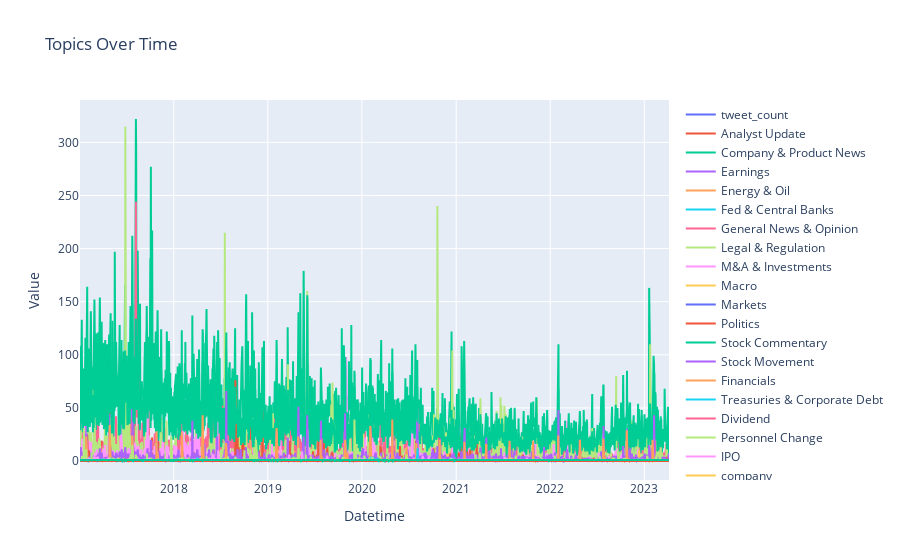

This figure's notebook cell:
### Code cell
columns_to_plot = list(eikon_subset_final.columns)

# Create the figure
fig = go.Figure()

# Iterate over the columns and add traces to the figure
for column in columns_to_plot:
    fig.add_trace(go.Scatter(x=eikon_subset_final.index, y=eikon_subset_final[column], name=column))

# Update the layout
fig.update_layout(title='Topics Over Time', xaxis_title='Datetime', yaxis_title='Value')

# Display the plot
fig.show()

### Figure 1 — Plotly figure (JSON) as saved in the notebook; plotly's stock layout.template omitted (floating-point values rounded to 4 significant figures; data arrays with more than 128 entries replaced by an {"elided": "..."} marker saying what was removed)
{"data": [{"name": "tweet_count", "type": "scatter", "x": {"elided": "1635 str values"}, "y": {"elided": "1635 int values"}}, {"name": "Analyst Update", "type": "scatter", "x": {"elided": "1635 str values"}, "y": {"elided": "1635 int values"}}, {"name": "Company & Product News", "type": "scatter", "x": {"elided": "1635 str values"}, "y": {"elided": "1635 int values"}}, {"name": "Earnings", "type": "scatter", "x": {"elided": "1635 str values"}, "y": {"elided": "1635 int values"}}, {"name": "Energy & Oil", "type": "scatter", "x": {"elided": "1635 str values"}, "y": {"elided": "1635 int values"}}, {"name": "Fed & Central Banks", "type": "scatter", "x": {"elided": "1635 str values"}, "y": {"elided": "1635 int values"}}, {"name": "General News & Opinion", "type": "scatter", "x": {"elided": "1635 str values"}, "y": {"elided": "1635 int values"}}, {"name": "Legal & Regulation", "type": "scatter", "x": {"elided": "1635 str values"}, "y": {"elided": "1635 int values"}}, {"name": "M&A & Investments", "type": "scatter", "x": {"elided": "1635 str values"}, "y": {"elided": "1635 int values"}}, {"name": "Macro", "type": "scatter", "x": {"elided": "1635 str values"}, "y": {"elided": "1635 int values"}}, {"name": "Markets", "type": "scatter", "x": {"elided": "1635 str values"}, "y": {"elided": "1635 int values"}}, {"name": "Politics", "type": "scatter", "x": {"elided": "1635 str values"}, "y": {"elided": "1635 int values"}}, {"name": "Stock Commentary", "type": "scatter", "x": {"elided": "1635 str values"}, "y": {"elided": "1635 int values"}}, {"name": "Stock Movement", "type": "scatter", "x": {"elided": "1635 str values"}, "y": {"elided": "1635 int values"}}, {"name": "Financials", "type": "scatter", "x": {"elided": "1635 str values"}, "y": {"elided": "1635 int values"}}, {"name": "Treasuries & Corporate Debt", "type": "scatter", "x": {"elided": "1635 str values"}, "y": {"elided": "1635 int values"}}, {"name": "Dividend", "type": "scatter", "x": {"elided": "1635 str values"}, "y": {"elided": "1635 int values"}}, {"name": "Personnel Change", "type": "scatter", "x": {"elided": "1635 str values"}, "y": {"elided": "1635 int values"}}, {"name": "IPO", "type": "scatter", "x": {"elided": "1635 str values"}, "y": {"elided": "1635 int values"}}, {"name": "company", "type": "scatter", "x": {"elided": "1635 str values"}, "y": {"elided": "1635 str values"}}, {"name": "Currencies", "type": "scatter", "x": {"elided": "1635 str values"}, "y": {"elided": "1635 int values"}}, {"name": "Gold, Metals & Materials", "type": "scatter", "x": {"elided": "1635 str values"}, "y": {"elided": "1635 int values"}}, {"name": "news_count", "type": "scatter", "x": {"elided": "1635 str values"}, "y": {"elided": "1635 int values"}}], "layout": {"title": {"text": "Topics Over Time"}, "xaxis": {"title": {"text": "Datetime"}}, "yaxis": {"title": {"text": "Value"}}}}
